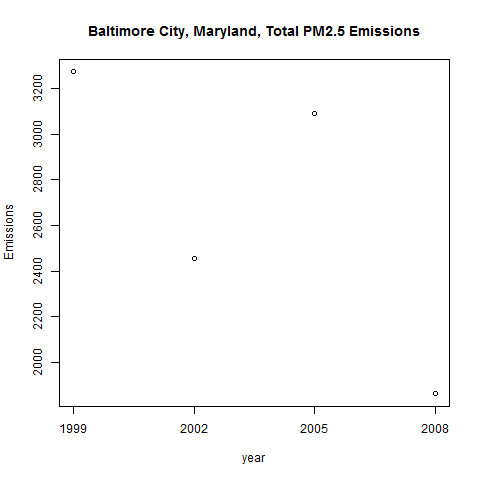

The script that saved this image:
source('install_and_load_required_packages.R')
source('load_pm25_emissions_data.R')

MakePlot2 <- function() {
  file.name <- 'plot2.png'

  if (file.exists(file.name)) {
    file.remove(file.name)
  }

  png(file.name)

  baltimore.city.fips <- 24510

  total.emissions.by.year <- summary.scc.pm25.data %>%
    filter(fips == baltimore.city.fips) %>%
    group_by(year) %>%
    summarise(Emissions = sum(Emissions))

  plot(total.emissions.by.year,
       main = 'Baltimore City, Maryland, Total PM2.5 Emissions',
       xaxt='n')

  axis(1, at = total.emissions.by.year$year,
       labels = total.emissions.by.year$year)

  dev.off()

}

MakePlot2()
